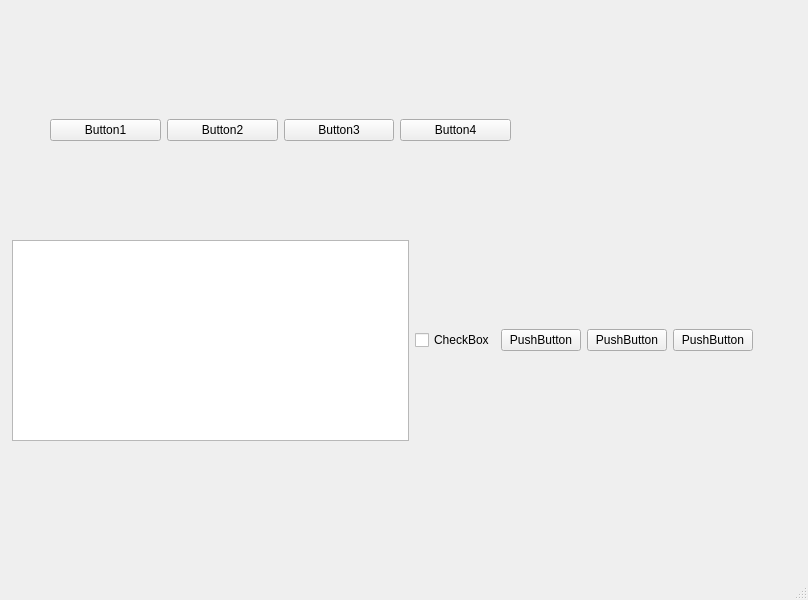
<?xml version="1.0" encoding="UTF-8"?>
<ui version="4.0">
 <class>MainWindow</class>
 <widget class="QMainWindow" name="MainWindow">
  <property name="geometry">
   <rect>
    <x>0</x>
    <y>0</y>
    <width>808</width>
    <height>600</height>
   </rect>
  </property>
  <property name="windowTitle">
   <string>MainWindow</string>
  </property>
  <widget class="QWidget" name="centralwidget">
   <widget class="QWidget" name="horizontalLayoutWidget">
    <property name="geometry">
     <rect>
      <x>12</x>
      <y>240</y>
      <width>741</width>
      <height>201</height>
     </rect>
    </property>
    <layout class="QHBoxLayout" name="horizontalLayout_2">
     <item>
      <widget class="QTextEdit" name="textEdit"/>
     </item>
     <item>
      <widget class="QCheckBox" name="checkBox">
       <property name="text">
        <string>CheckBox</string>
       </property>
      </widget>
     </item>
     <item>
      <widget class="QPushButton" name="pushButton_7">
       <property name="text">
        <string>PushButton</string>
       </property>
      </widget>
     </item>
     <item>
      <widget class="QPushButton" name="pushButton_6">
       <property name="text">
        <string>PushButton</string>
       </property>
      </widget>
     </item>
     <item>
      <widget class="QPushButton" name="pushButton_5">
       <property name="text">
        <string>PushButton</string>
       </property>
      </widget>
     </item>
    </layout>
   </widget>
   <widget class="QWidget" name="">
    <property name="geometry">
     <rect>
      <x>50</x>
      <y>60</y>
      <width>461</width>
      <height>141</height>
     </rect>
    </property>
    <layout class="QHBoxLayout" name="horizontalLayout">
     <item>
      <widget class="QPushButton" name="pushButton">
       <property name="text">
        <string>Button1</string>
       </property>
      </widget>
     </item>
     <item>
      <widget class="QPushButton" name="pushButton_2">
       <property name="text">
        <string>Button2</string>
       </property>
      </widget>
     </item>
     <item>
      <widget class="QPushButton" name="pushButton_3">
       <property name="text">
        <string>Button3</string>
       </property>
      </widget>
     </item>
     <item>
      <widget class="QPushButton" name="pushButton_4">
       <property name="text">
        <string>Button4</string>
       </property>
      </widget>
     </item>
    </layout>
   </widget>
  </widget>
  <widget class="QMenuBar" name="menubar">
   <property name="geometry">
    <rect>
     <x>0</x>
     <y>0</y>
     <width>808</width>
     <height>26</height>
    </rect>
   </property>
  </widget>
  <widget class="QStatusBar" name="statusbar"/>
 </widget>
 <resources/>
 <connections/>
</ui>
